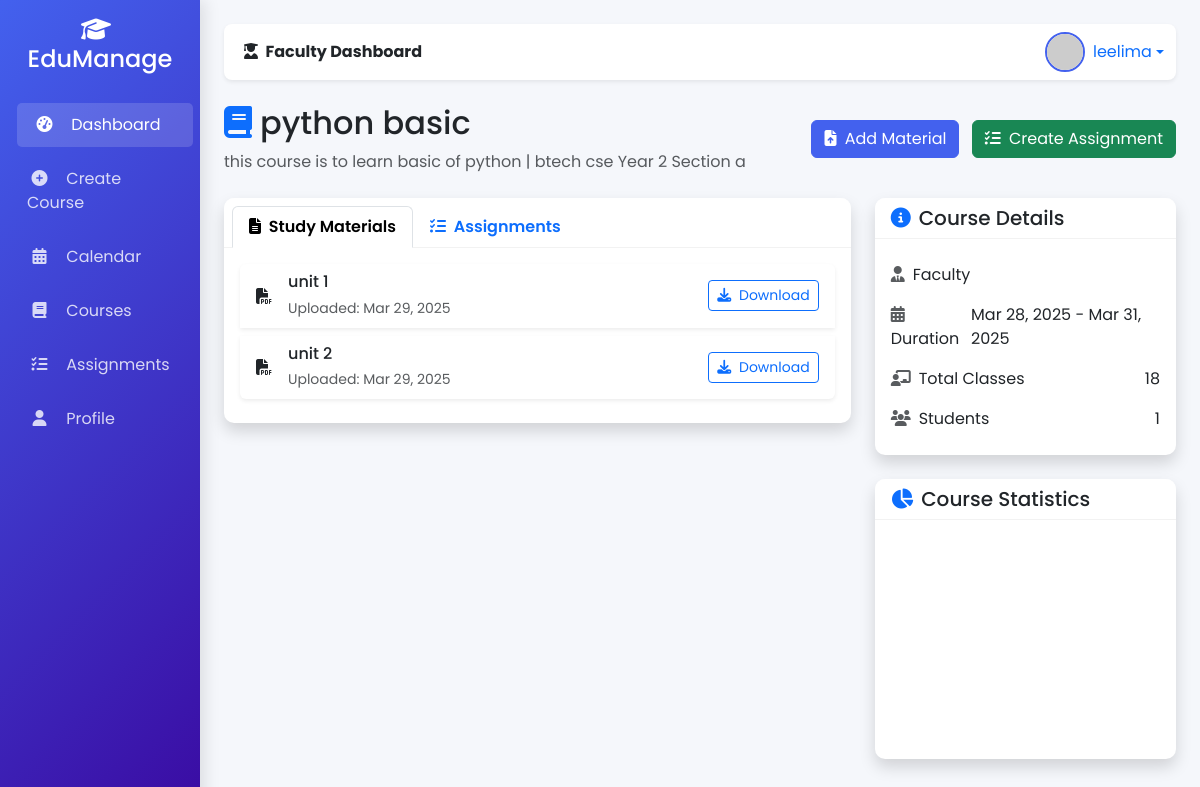
The app's page /course/1/ (signed in) with its own data.
### core/models.py (models this page shows, shortened)
class User(AbstractUser):
    is_faculty = models.BooleanField(default=False)
    is_student = models.BooleanField(default=False)
    profile_pic = models.ImageField(upload_to='profile_pics/', blank=True, null=True)
    first_name = models.CharField(max_length=30, blank=False)
    student_class = models.ForeignKey(Class, on_delete=models.SET_NULL, null=True, blank=True)
    last_name = models.CharField(max_length=30, blank=False)
    department = models.CharField(max_length=100, blank=True, null=True)
    designation = models.CharField(max_length=100, blank=True, null=True)

class Course(models.Model):
    name = models.CharField(max_length=100)
    title = models.CharField(max_length=200)
    class_associated = models.ForeignKey(Class, on_delete=models.CASCADE)
    faculty = models.ForeignKey(User, on_delete=models.CASCADE)
    start_date = models.DateField()
    end_date = models.DateField()
    total_classes = models.IntegerField()

class Class(models.Model):
    program = models.ForeignKey(Program, on_delete=models.CASCADE)
    year = models.IntegerField()
    section = models.CharField(max_length=1)
    def __str__(self):
        return f"{self.program.name} Year {self.year} Section {self.section}"

class Program(models.Model):
    name = models.CharField(max_length=100)
    duration = models.IntegerField()

class StudyMaterial(models.Model):
    course = models.ForeignKey(Course, on_delete=models.CASCADE)
    title = models.CharField(max_length=200)
    description = models.TextField()
    file = models.FileField(upload_to='study_materials/')
    uploaded_at = models.DateTimeField(auto_now_add=True)

### core/views.py (the view)
# urls.py: path('course/<int:course_id>/', views.course_detail, name='course_detail'),
@login_required
def course_detail(request, course_id):
    course = get_object_or_404(Course, id=course_id)
    study_materials = StudyMaterial.objects.filter(course=course)
    assignments = Assignment.objects.filter(course=course)
    if request.user.is_student:
        submissions = Submission.objects.filter(assignment__in=assignments, student=request.user)
        submission_status = {sub.assignment.id: sub for sub in submissions}
        return render(request, 'student_course_detail.html', {
            'course': course,
            'study_materials': study_materials,
            'assignments': assignments,
            'submission_status': submission_status
        })
    else:
        submissions = {}
        for assignment in assignments:
            submissions[assignment.id] = Submission.objects.filter(assignment=assignment)
        return render(request, 'faculty_course_detail.html', {
            'course': course,
            'study_materials': study_materials,
            'assignments': assignments,
            'submissions': submissions
        })

### core/templates/faculty_course_detail.html (shortened to what this page needs)
{% extends 'base.html' %}
{% block content %}
<div class="d-flex justify-content-between align-items-center mb-4">
    <div>
        <h2><i class="fas fa-book me-2 text-primary"></i>{{ course.name }}</h2>
        <p class="text-muted mb-0">{{ course.title }} | {{ course.class_associated }}</p>
    </div>
    <div>
        <a href="{% url 'add_study_material' course.id %}" class="btn btn-primary me-2">
            <i class="fas fa-file-upload me-1"></i> Add Material
        </a>
        <a href="{% url 'create_assignment' course.id %}" class="btn btn-success">
            <i class="fas fa-tasks me-1"></i> Create Assignment
        </a>
    </div>
</div>
<div class="row">
    <div class="col-md-8">
        <div class="card shadow mb-4">
            <div class="card-header bg-white">
                <ul class="nav nav-tabs card-header-tabs">
                    <li class="nav-item">
                        <a class="nav-link active" data-bs-toggle="tab" href="#materials">
                            <i class="fas fa-file-alt me-1"></i> Study Materials
                        </a>
                    </li>
                    <li class="nav-item">
                        <a class="nav-link" data-bs-toggle="tab" href="#assignments">
                            <i class="fas fa-tasks me-1"></i> Assignments
                        </a>
                    </li>
                </ul>
            </div>
            <div class="card-body">
                <div class="tab-content">
                    <div class="tab-pane fade show active" id="materials">
                        {% if study_materials %}
                        <div class="list-group">
                            {% for material in study_materials %}
                            <div class="list-group-item border-0 mb-2 shadow-sm">
                                <div class="d-flex justify-content-between align-items-center">
                                    <div class="d-flex align-items-center">
                                        <i class="fas fa-file-pdf material-card file-icon me-3"></i>
                                        <div>
                                            <h6 class="mb-1">{{ material.title }}</h6>
                                            <small class="text-muted">Uploaded: {{ material.uploaded_at|date:"M d, Y" }}</small>
                                        </div>
                                    </div>
                                    <div>
                                        <a href="{{ material.file.url }}" class="btn btn-sm btn-outline-primary" download>
                                            <i class="fas fa-download me-1"></i> Download
                                        </a>
                                    </div>
                                </div>
                            </div>
                            {% endfor %}
                        </div>
                        {% else %}
                        <div class="text-center py-4">
                            <i class="fas fa-file-alt fa-3x text-muted mb-3"></i>
                            <h5 class="text-muted">No Study Materials</h5>
                            <p class="text-muted">You haven't uploaded any study materials for this course yet.</p>
                        </div>
                        {% endif %}
                    </div>
                </div>
            </div>
        </div>
    </div>
    <div class="col-md-4">
        <div class="card shadow mb-4">
            <div class="card-header bg-white">
                <h5 class="mb-0"><i class="fas fa-info-circle me-2 text-primary"></i>Course Details</h5>
            </div>
            <div class="card-body">
                <ul class="list-group list-group-flush">
                    <li class="list-group-item d-flex justify-content-between align-items-center border-0 px-0">
                        <span><i class="fas fa-user-tie me-2 text-muted"></i>Faculty</span>
                    </li>
                    <li class="list-group-item d-flex justify-content-between align-items-center border-0 px-0">
                        <span><i class="fas fa-calendar-alt me-2 text-muted"></i>Duration</span>
                        <span>{{ course.start_date|date:"M d, Y" }} - {{ course.end_date|date:"M d, Y" }}</span>
                    </li>
                    <li class="list-group-item d-flex justify-content-between align-items-center border-0 px-0">
                        <span><i class="fas fa-chalkboard-teacher me-2 text-muted"></i>Total Classes</span>
                        <span>{{ course.total_classes }}</span>
                    </li>
                    <li class="list-group-item d-flex justify-content-between align-items-center border-0 px-0">
                        <span><i class="fas fa-users me-2 text-muted"></i>Students</span>
                        <span>{{ course.class_associated.user_set.count }}</span>
                    </li>
                </ul>
            </div>
        </div>
        <div class="card shadow">
            <div class="card-header bg-white">
                <h5 class="mb-0"><i class="fas fa-chart-pie me-2 text-primary"></i>Course Statistics</h5>
            </div>
            <div class="card-body">
                <canvas id="courseStatsChart" height="200"></canvas>
            </div>
        </div>
    </div>
</div>
<script>
    // Course statistics chart
    const ctx = document.getElementById('courseStatsChart').getContext('2d');
    const chart = new Chart(ctx, {
        type: 'doughnut',
        data: {
            labels: ['Materials', 'Assignments', 'Submissions'],
            datasets: [{
                data: [
                    {{ study_materials.count }},
                    {{ assignments.count }},
                    {{ submissions_count }}
                ],
                backgroundColor: [
                    '#4361ee',
                    '#f72585',
                    '#4cc9f0'
                ],
                borderWidth: 0
            }]
        },
        options: {
            cutout: '70%',
            plugins: {
                legend: {
                    position: 'bottom'
                }
            }
        }
    });
</script>
{% endblock %}

### core/templates/base.html (shortened to what this page needs)
<!DOCTYPE html>
<html lang="en">
<head>
    <link href="https://cdn.jsdelivr.net/npm/bootstrap@5.3.0/dist/css/bootstrap.min.css" rel="stylesheet">
    <link rel="stylesheet" href="https://cdnjs.cloudflare.com/ajax/libs/font-awesome/6.4.0/css/all.min.css">
</head>
<body>
    <div class="container-fluid">
        <div class="row">
            <div class="col-md-3 col-lg-2 d-md-block sidebar collapse">
                <div class="position-sticky pt-3">
                    <div class="text-center mb-4">
                        <h4 class="text-white"><i class="fas fa-graduation-cap me-2"></i>EduManage</h4>
                    </div>
                    <ul class="nav flex-column">
                        <li class="nav-item">
                            <a class="nav-link active" href="{% url 'dashboard' %}">
                                <i class="fas fa-tachometer-alt"></i> Dashboard
                            </a>
                        </li>
                        {% if user.is_faculty %}
                        <li class="nav-item">
                            <a class="nav-link" href="{% url 'create_course' %}">
                                <i class="fas fa-plus-circle"></i> Create Course
                            </a>
                        </li>
                        {% endif %}
                        <li class="nav-item">
                            <a class="nav-link" href="#">
                                <i class="fas fa-calendar-alt"></i> Calendar
                            </a>
                        </li>
                        <li class="nav-item">
                            <a class="nav-link" href="#">
                                <i class="fas fa-book"></i> Courses
                            </a>
                        </li>
                        <li class="nav-item">
                            <a class="nav-link" href="#">
                                <i class="fas fa-tasks"></i> Assignments
                            </a>
                        </li>
                        <li class="nav-item">
                            <a class="nav-link" href="{% url 'profile' %}">
                                <i class="fas fa-user"></i> Profile
                            </a>
                        </li>
                    </ul>
                </div>
            </div>
            <main class="col-md-9 ms-sm-auto col-lg-10 px-md-4 py-4">
                <nav class="navbar navbar-expand-lg navbar-light bg-white rounded-3 shadow-sm mb-4">
                    <div class="container-fluid">
                        <div class="collapse navbar-collapse" id="navbarNav">
                            <ul class="navbar-nav me-auto">
                                <li class="nav-item">
                                    <span class="nav-link text-dark fw-bold">
                                        <i class="fas fa-user-graduate me-1"></i>
                                        {% if user.is_faculty %}Faculty{% else %}Student{% endif %} Dashboard
                                    </span>
                                </li>
                            </ul>
                            <div class="d-flex align-items-center">
                                {% if user.is_authenticated %}
                                <div class="dropdown">
                                    <a href="#" class="d-flex align-items-center text-decoration-none dropdown-toggle" id="dropdownUser" data-bs-toggle="dropdown">
                                        {% if user.profile_pic %}
                                        <img src="{{ user.profile_pic.url }}" class="user-avatar me-2">
                                        {% else %}
                                        <img src="https://ui-avatars.com/api/?name={{ user.get_full_name|default:user.username }}&background=random" class="user-avatar me-2">
                                        {% endif %}
                                        <span class="d-none d-md-inline">{{ user.get_full_name|default:user.username }}</span>
                                    </a>
                                </div>
                                {% else %}
                                <a href="{% url 'login' %}" class="btn btn-outline-primary">
                                    <i class="fas fa-sign-in-alt me-1"></i> Login
                                </a>
                                {% endif %}
                            </div>
                        </div>
                    </div>
                </nav>
                {% block content %}{% endblock %}
            </main>
        </div>
    </div>
</body>
</html>

### core/templates/base.html (style rules this page uses)
:root { --primary: #4361ee; --primary-dark: #3a0ca3; --secondary: #f72585; --light: #f8f9fa; --dark: #212529; --success: #4bb543; --warning: #ffcc00; --danger: #f44336; --gray: #6c757d; }
body { font-family: 'Poppins', sans-serif; background-color: #f5f7fb; color: var(--dark); }
.sidebar { min-height: 100vh; background: linear-gradient(135deg, var(--primary), var(--primary-dark)); color: white; box-shadow: 5px 0 15px rgba(0,0,0,0.1); }
.sidebar .nav-link { color: rgba(255, 255, 255, 0.8); border-radius: 5px; margin: 5px 0; padding: 10px 15px; transition: all 0.3s; }
.sidebar .nav-link:hover, .sidebar .nav-link.active { color: white; background-color: rgba(255, 255, 255, 0.15); transform: translateX(5px); }
.sidebar .nav-link i { width: 25px; text-align: center; margin-right: 10px; }
.card { border: none; border-radius: 10px; box-shadow: 0 5px 15px rgba(0,0,0,0.05); transition: transform 0.3s, box-shadow 0.3s; margin-bottom: 20px; }
.card-header { background-color: white; border-bottom: 1px solid rgba(0,0,0,0.05); font-weight: 600; border-radius: 10px 10px 0 0 !important; }
.btn-primary { background-color: var(--primary); border-color: var(--primary); }
.user-avatar { width: 40px; height: 40px; border-radius: 50%; object-fit: cover; border: 2px solid var(--primary); }

### records on screen
User: get_full_name "leelima"
Course: name "python basic", title "this course is to learn basic of python", class_associated "btech cse Year 2 Section a", start_date "Mar 28, 2025", end_date "Mar 31, 2025", total_classes "18", class_associated.user_set.count "1"
StudyMaterial: title "unit 1", uploaded_at "Mar 29, 2025"
StudyMaterial: title "unit 2", uploaded_at "Mar 29, 2025"
